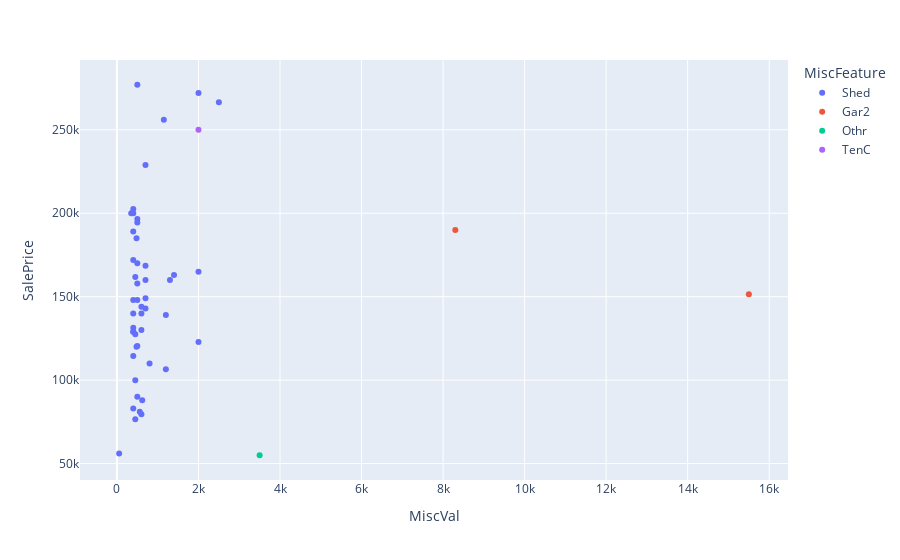

Here is the notebook cell this chart was saved with:
### Code cell
fig = px.scatter(train[train['MiscVal'] > 0], x="MiscVal", y="SalePrice", color='MiscFeature')
fig.show()

### Figure 1 — Plotly figure (JSON) as saved in the notebook; plotly's stock layout.template omitted (floating-point values rounded to 4 significant figures)
{"data": [{"hovertemplate": "MiscFeature=Shed<br>MiscVal=%{x}<br>SalePrice=%{y}<extra></extra>", "legendgroup": "Shed", "marker": {"color": "#636efa", "symbol": "circle"}, "mode": "markers", "name": "Shed", "orientation": "v", "showlegend": true, "type": "scatter", "x": [700, 350, 700, 500, 400, 700, 480, 400, 400, 450, 450, 500, 450, 700, 400, 1200, 800, 480, 400, 2000, 2000, 600, 500, 600, 600, 500, 400, 450, 500, 1300, 1200, 500, 400, 54, 500, 400, 400, 2000, 620, 400, 560, 500, 700, 1400, 400, 600, 1150, 2500], "xaxis": "x", "y": [143000, 200000, 149000, 90000, 114500, 168500, 185000, 83000, 128950, 100000, 161750, 277000, 76500, 228950, 202500, 106500, 110000, 120000, 140000, 164900, 272000, 79500, 148000, 139900, 144000, 120500, 131400, 127500, 196500, 160000, 139000, 194500, 200000, 55993, 157900, 129000, 148000, 122900, 88000, 172000, 81000, 170000, 160000, 163000, 189000, 130000, 256000, 266500], "yaxis": "y"}, {"hovertemplate": "MiscFeature=Gar2<br>MiscVal=%{x}<br>SalePrice=%{y}<extra></extra>", "legendgroup": "Gar2", "marker": {"color": "#EF553B", "symbol": "circle"}, "mode": "markers", "name": "Gar2", "orientation": "v", "showlegend": true, "type": "scatter", "x": [15500, 8300], "xaxis": "x", "y": [151500, 190000], "yaxis": "y"}, {"hovertemplate": "MiscFeature=Othr<br>MiscVal=%{x}<br>SalePrice=%{y}<extra></extra>", "legendgroup": "Othr", "marker": {"color": "#00cc96", "symbol": "circle"}, "mode": "markers", "name": "Othr", "orientation": "v", "showlegend": true, "type": "scatter", "x": [3500], "xaxis": "x", "y": [55000], "yaxis": "y"}, {"hovertemplate": "MiscFeature=TenC<br>MiscVal=%{x}<br>SalePrice=%{y}<extra></extra>", "legendgroup": "TenC", "marker": {"color": "#ab63fa", "symbol": "circle"}, "mode": "markers", "name": "TenC", "orientation": "v", "showlegend": true, "type": "scatter", "x": [2000], "xaxis": "x", "y": [250000], "yaxis": "y"}], "layout": {"legend": {"title": {"text": "MiscFeature"}, "tracegroupgap": 0}, "margin": {"t": 60}, "xaxis": {"anchor": "y", "domain": [0, 1], "title": {"text": "MiscVal"}}, "yaxis": {"anchor": "x", "domain": [0, 1], "title": {"text": "SalePrice"}}}}
